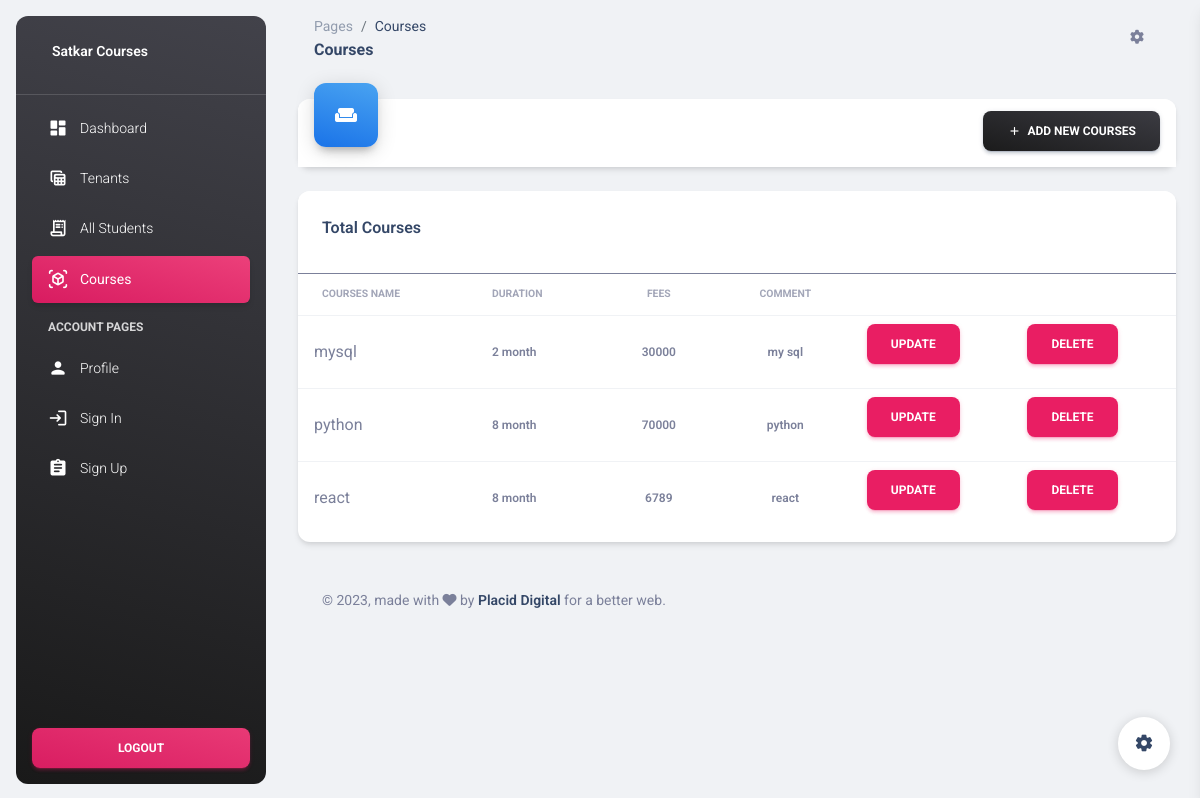
Page /courses/ on the committed database.
### app/models.py (models this page shows)
class Course(models.Model):
    coursename = models.CharField(max_length=200)
    coursefees=models.IntegerField()
    courseduration=models.CharField(max_length=100)
    coursetextbox=models.TextField()

### app/views.py (the view)
# urls.py: path('courses/',views.courses),
def courses(request):
    data=Course.objects.all()
    return render(request,'courses.html',{"data":data})

### app/templates/courses.html (shortened to what this page needs)
{% load static %}
<!DOCTYPE html>
<html lang="en">
<head>
   <link href="{% static 'css/nucleo-icons.css' %}" rel="stylesheet" />
   <link href="{% static 'css/nucleo-svg.css' %}" rel="stylesheet" />
   <link id="pagestyle" href="{% static 'css/material-dashboard.css' %}" rel="stylesheet" />
</head>
<body class="g-sidenav-show  bg-gray-200">
  <aside
    class="sidenav navbar navbar-vertical navbar-expand-xs border-0 border-radius-xl my-3 fixed-start ms-3   bg-gradient-dark"
    id="sidenav-main">
    <div class="sidenav-header">
      <a class="navbar-brand m-0" href=" " target="_blank">
        <span class="ms-1 font-weight-bold text-white">Satkar Courses</span>
      </a>
    </div>
    <hr class="horizontal light mt-0 mb-2">
    <div class="collapse navbar-collapse  w-auto  max-height-vh-100" id="sidenav-collapse-main">
      <ul class="navbar-nav">
        <li class="nav-item">
          <a class="nav-link text-white" href="/dashboard/">
            <div class="text-white text-center me-2 d-flex align-items-center justify-content-center">
              <i class="material-icons opacity-10">dashboard</i>
            </div>
            <span class="nav-link-text ms-1">Dashboard</span>
          </a>
        </li>
        <li class="nav-item">
          <a class="nav-link text-white " href="/tenants.html">
            <div class="text-white text-center me-2 d-flex align-items-center justify-content-center">
              <i class="material-icons opacity-10">table_view</i>
            </div>
            <span class="nav-link-text ms-1">Tenants</span>
          </a>
        </li>
        <li class="nav-item">
          <a class="nav-link text-white " href="/viewstudents/">
            <div class="text-white text-center me-2 d-flex align-items-center justify-content-center">
              <i class="material-icons opacity-10">receipt_long</i>
            </div>
            <span class="nav-link-text ms-1">All Students</span>
          </a>
        </li>
        <li class="nav-item">
          <a class="nav-link text-white active bg-gradient-primary" href="/courses/">
            <div class="text-white text-center me-2 d-flex align-items-center justify-content-center">
              <i class="material-icons opacity-10">view_in_ar</i>
            </div>
            <span class="nav-link-text ms-1">Courses</span>
          </a>
        </li>
        <li class="nav-item mt-3">
          <h6 class="ps-4 ms-2 text-uppercase text-xs text-white font-weight-bolder opacity-8">Account pages</h6>
        </li>
        <li class="nav-item">
          <a class="nav-link text-white " href="/profile/">
            <div class="text-white text-center me-2 d-flex align-items-center justify-content-center">
              <i class="material-icons opacity-10">person</i>
            </div>
            <span class="nav-link-text ms-1">Profile</span>
          </a>
        </li>
        <li class="nav-item">
          <a class="nav-link text-white " href="/">
            <div class="text-white text-center me-2 d-flex align-items-center justify-content-center">
              <i class="material-icons opacity-10">login</i>
            </div>
            <span class="nav-link-text ms-1">Sign In</span>
          </a>
        </li>
        <li class="nav-item">
          <a class="nav-link text-white " href="/signup/">
            <div class="text-white text-center me-2 d-flex align-items-center justify-content-center">
              <i class="material-icons opacity-10">assignment</i>
            </div>
            <span class="nav-link-text ms-1">Sign Up</span>
          </a>
        </li>
      </ul>
    </div>
    <div class="sidenav-footer position-absolute w-100 bottom-0 ">
      <div class="mx-3">
        <a class="btn bg-gradient-primary mt-4 w-100" href="/logout/" type="button">Logout</a>
      </div>
    </div>
  </aside>
  <main class="main-content position-relative max-height-vh-100 h-100 border-radius-lg ">
    <nav class="navbar navbar-main navbar-expand-lg px-0 mx-4 shadow-none border-radius-xl" id="navbarBlur"
      navbar-scroll="true">
      <div class="container-fluid py-1 px-3">
        <nav aria-label="breadcrumb">
          <ol class="breadcrumb bg-transparent mb-0 pb-0 pt-1 px-0 me-sm-6 me-5">
            <li class="breadcrumb-item text-sm"><a class="opacity-5 text-dark" href="javascript:;">Pages</a></li>
            <li class="breadcrumb-item text-sm text-dark active" aria-current="page">Courses</li>
          </ol>
          <h6 class="font-weight-bolder mb-0">Courses</h6>
        </nav>
        <div class="collapse navbar-collapse mt-sm-0 mt-2 me-md-0 me-sm-4" id="navbar">
          <ul class="navbar-nav  justify-content-end">
            <li class="nav-item px-3 d-flex align-items-center">
              <a href="javascript:;" class="nav-link text-body p-0">
                <i class="fa fa-cog fixed-plugin-button-nav cursor-pointer"></i>
              </a>
            </li>
          </ul>
        </div>
      </div>
    </nav>
    <div class="container-fluid py-4">
      <div class="row">
        <div class="col-xl-12 col-sm-6 mb-xl-0 mb-4">
          <div class="card">
            <div class="card-header p-3 pt-2">
              <div
                class="icon icon-lg icon-shape bg-gradient-info shadow-dark text-center border-radius-xl mt-n4 position-absolute">
                <i class="material-icons opacity-10">weekend</i>
              </div>
              <div class="text-end pt-1">
                <a class="btn bg-gradient-dark mb-0" href="{% static 'javascript:;' %}" data-bs-toggle="modal" data-bs-target="#exampleModal"><i
                    class="material-icons text-sm">add</i>&nbsp;&nbsp;Add New Courses</a>
              </div>
            </div>
          </div>
        </div>
      </div>
      <div class="row mt-4 mb-4">
        <div class="col-lg-12 col-md-6 mb-md-0 mb-4">
          <div class="card">
            <div class="card-header pb-0">
              <div class="row">
                <div class="col-lg-6 col-7">
                  <h6>Total Courses</h6>
                </div>
              </div>
            </div>
            <div class="card-body px-0 pb-2">
              <div class="table-responsive">
                <table class="table align-items-center mb-0">
                  <form action="/addcourse/" method="POST">
                  <thead>
                    <tr>
                      <th class="text-uppercase text-secondary text-xxs font-weight-bolder opacity-7">Courses Name</th>
                      <th class="text-uppercase text-secondary text-xxs font-weight-bolder opacity-7 ps-2">Duration
                      </th>
                      <th class="text-center text-uppercase text-secondary text-xxs font-weight-bolder opacity-7">
                        Fees</th>
                      <th class="text-center text-uppercase text-secondary text-xxs font-weight-bolder opacity-7">
                        Comment</th>
                        <th></th>
                        <th></th>
                    </tr>
                  </thead>
                  <tbody>
                    {% for i in data %}
                    <tr>
                      <td>
                        <div class="d-flex px-2 py-1">
                          <div class="d-flex flex-column justify-content-center">
                            {{i.coursename}}
                          </div>
                        </div>
                      </td>
                      <td class="align-middle text-sm">
                        <span class="text-xs font-weight-bold"> {{i.courseduration}}</span>
                      </td>
                      <td class="align-middle text-center text-sm">
                        <span class="text-xs font-weight-bold"> {{i.coursefees}}</span>
                      </td>
                      <td class="text-center text-sm">
                        <span class="text-xs font-weight-bold">{{i.coursetextbox}}</span>
                      </td>
                      <td>
                        <a href="/update_view/{{i.id}}/" class="btn btn-primary" >Update</a>
                      </td>
                      <td>
                       <a href="/deletecourse?cid={{i.id}}" class="btn btn-primary">delete</a>
                      </td>
                    </tr>
                     {% endfor %}
                  </tbody>
                </table>
              </div>
            </div>
          </div>
        </div>
      </div>
      <footer class="footer py-4  ">
        <div class="container-fluid">
          <div class="row align-items-center justify-content-lg-between">
            <div class="col-lg-6 mb-lg-0 mb-4">
              <div class="copyright text-center text-sm text-muted text-lg-start">
                ©
                ,
                made with <i class="fa fa-heart"></i> by
                <a href="https://www.placiddigital.com" class="font-weight-bold" target="_blank">Placid Digital</a>
                for a better web.
              </div>
            </div>
          </div>
        </div>
      </footer>
    </div>
  </main>
  <div class="fixed-plugin">
    <a class="fixed-plugin-button text-dark position-fixed px-3 py-2">
      <i class="material-icons py-2">settings</i>
    </a>
  </div>
</body>
</html>

### app/static/css/nucleo-svg.css (style rules this page uses)
.icon { display: inline-block; color: #111111; height: 1em; width: 1em; }
.icon-lg { height: 1.6em; width: 1.6em; }
.icon { fill: currentColor; stroke: none; }

### rows in the picture
Course: coursename "mysql", courseduration "2 month", coursefees "30000", coursetextbox "my sql"
Course: coursename "python", courseduration "8 month", coursefees "70000", coursetextbox "python"
Course: coursename "react", courseduration "8 month", coursefees "6789", coursetextbox "react"
